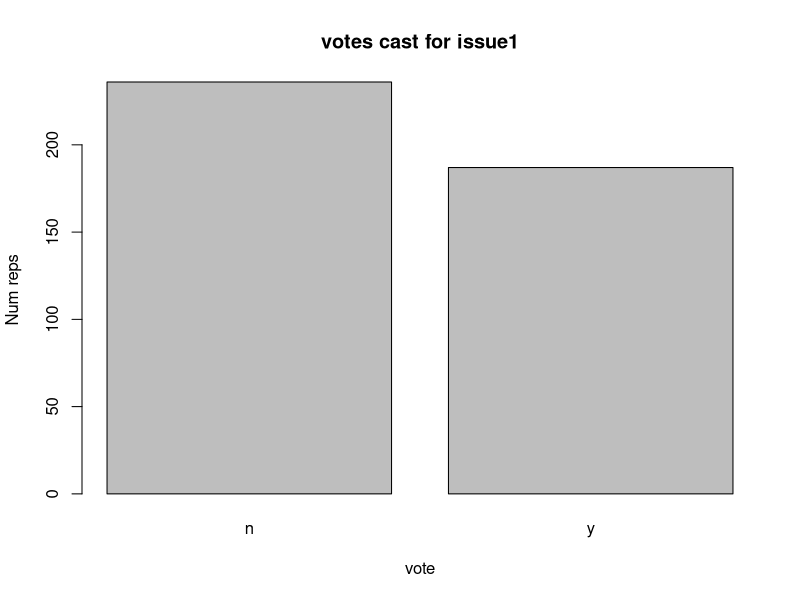
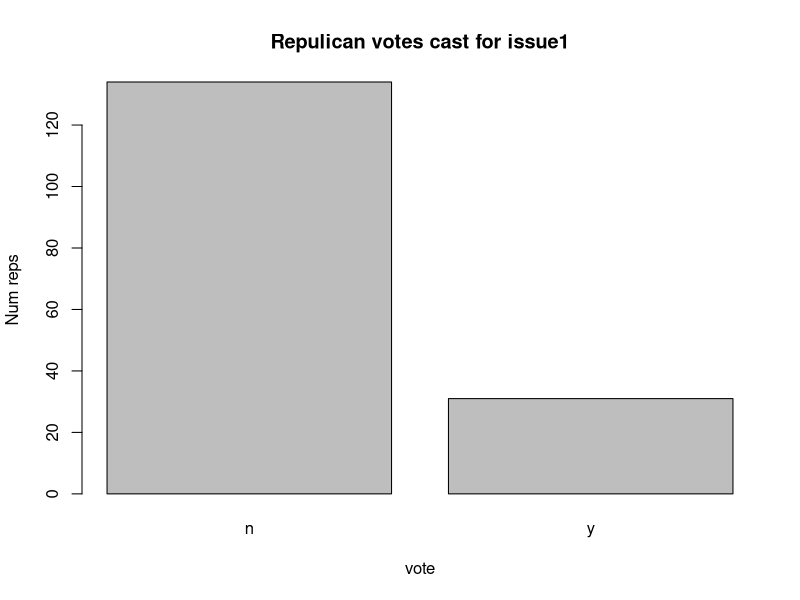
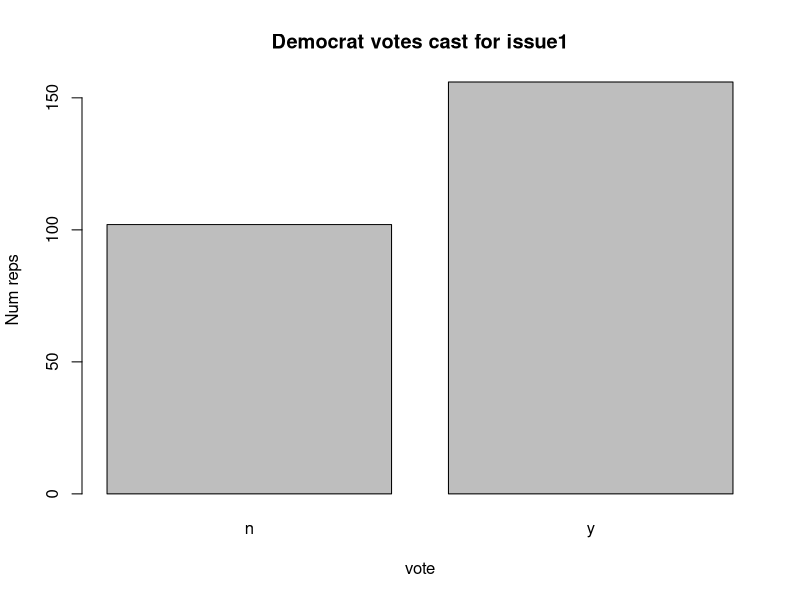

The R source for these figures, in order:
install.packages("mlbench")
library(mlbench)
data(HouseVotes84)

#Create by Hasifa A

#barplots for specific issue
plot(as.factor(HouseVotes84[,2]))
title(main="votes cast for issue1",xlab = "vote",ylab = "Num reps")

#by party
HouseVotes84$Class
Repub <- HouseVotes84$Class=="republican"
Democrat <- HouseVotes84$Class=="democrat"
Repub
plot(as.factor(HouseVotes84[Repub,2]))
title(main="Repulican votes cast for issue1",xlab = "vote",ylab = "Num reps")
plot(as.factor(HouseVotes84[Democrat,2]))
title(main="Democrat votes cast for issue1",xlab = "vote",ylab = "Num reps")     
# we have lot of NA we are going to impute the values
# function needed for imputation 
#function to return number of NAs by vote and class(democrat or republican)
na_by_col_class <-function(col,cls){
  return(sum(is.na(HouseVotes84[,col]) & HouseVotes84$Class == cls))
}
na_by_col_class
#function to compute the conditional probability that a member of a party will cast a "yes" vote for a
# particular issue. the probability is based on all members of th eparty who 
#actually cast a vote on issue
p_y_col_class<- function(col,cls){
  sum_y<-sum(HouseVotes84[,col]=="y"& HouseVotes84$Class == cls,na.rm = TRUE)
  sum_n<-sum(HouseVotes84[,col]=="n"& HouseVotes84$Class == cls,na.rm = TRUE)
  return(sum_y/(sum_y+sum_n))
}


#check the probability of yes vote by a democrat in issue 5
p_y_col_class(5,"democrat")
#check the prob of yes vote by a republican in issue 5
p_y_col_class(5,"republican")
#check the na for both democrat and republican
na_by_col_class(2,"democrat")
na_by_col_class(2,"republican")


#impute the missing values,
#If the republican congresman didn't vote then we are allocating 'y' or 'n' based on if their 
#party voted 'y'  or 'n'
for(i in 2:ncol(HouseVotes84)){
  if(sum(is.na(HouseVotes84[,i])>0)){
    c1 <- which(is.na(HouseVotes84[,i])&HouseVotes84$Class == "democrat",arr.ind = TRUE )
    c2 <- which(is.na(HouseVotes84[,i])&HouseVotes84$Class == "repiblican",arr.ind = TRUE )
    HouseVotes84[c1,i] <-
      ifelse(runif(na_by_col_class(i,"democrat"))<p_y_col_class(i,"democrat"),"y","n")
    HouseVotes84[c2,i] <-
      ifelse(runif(na_by_col_class(i,"republican"))<p_y_col_class(i,"republican"),"y","n")
  }
}


#divide the data into test and training sets
#create new col "train" and assign 1 or 0 in 80/20 proportion via random uniform dist
HouseVotes84[,"train"] <- ifelse(runif(nrow(HouseVotes84))<0.80,1,0)
#get col number of train /test indicator column (needed later)
trainColNum <- grep("train",names(HouseVotes84))
#separate training and test sets and remove training column before modeling
trainHouseVotes84 <- HouseVotes84[HouseVotes84$train == 1 , -trainColNum]
testHouseVotes84 <- HouseVotes84[HouseVotes84$train == 0 , -trainColNum]


#load e1071 library and invoke naiveBayes method
library(e1071)
nb_model <- naiveBayes(Class~.,data = trainHouseVotes84)
#In this notation the dependent variable to be predicted appears on the left hand side of the ~ and the independent variable in right hand side
nb_model
summary(nb_model)
str(nb_model)
#lets test the model
nb_test_redict <- predict(nb_model,testHouseVotes84[,-1])
#fraction of correct predictions
mean(nb_test_redict==testHouseVotes84$Class)
#confusion matrix
table(pred=nb_test_redict ,true= testHouseVotes84$Class)
#fraction of correct predictions
mean(nb_test_redict==testHouseVotes84$Class)
### we'll create a function which takes the number of times the model should be run and the training fraction as input

#function to create run and record model results
nb_multiple_runs <- function(train_fraction,n){
  fraction_correct <- rep(NA,n)
  for(i in 1:n){
    HouseVotes84[,'train']<-ifelse(runif(nrow(HouseVotes84))<train_fraction,1,0)
    trainColNum <- grep('train',names(HouseVotes84))
    trainHouseVotes84 <- HouseVotes84[HouseVotes84$train ==1,-trainColNum]
    testHouseVotes84 <- HouseVotes84[HouseVotes84$train ==0,-trainColNum]
    nb_model <-naiveBayes(Class~.,data = trainHouseVotes84)
   fraction_correct[i] <- mean(nb_test_redict == testHouseVotes84$Class) 
  }
  return(fraction_correct)
}






